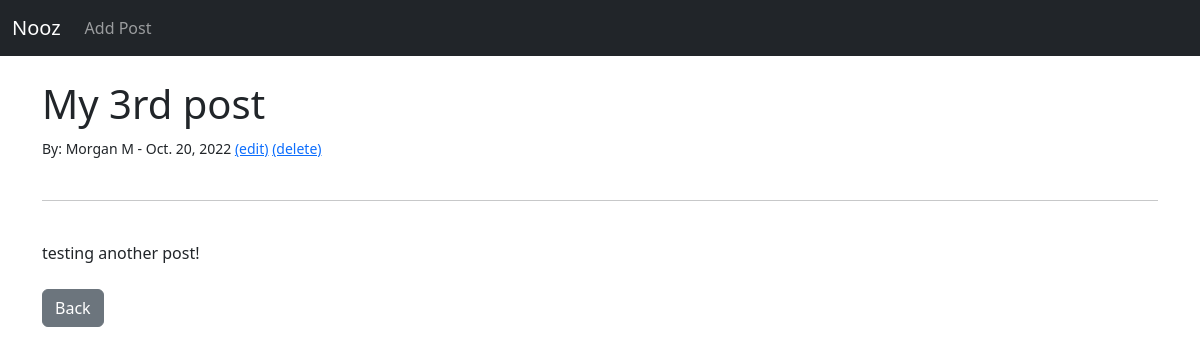
The page /post/5 on the database as committed earlier.
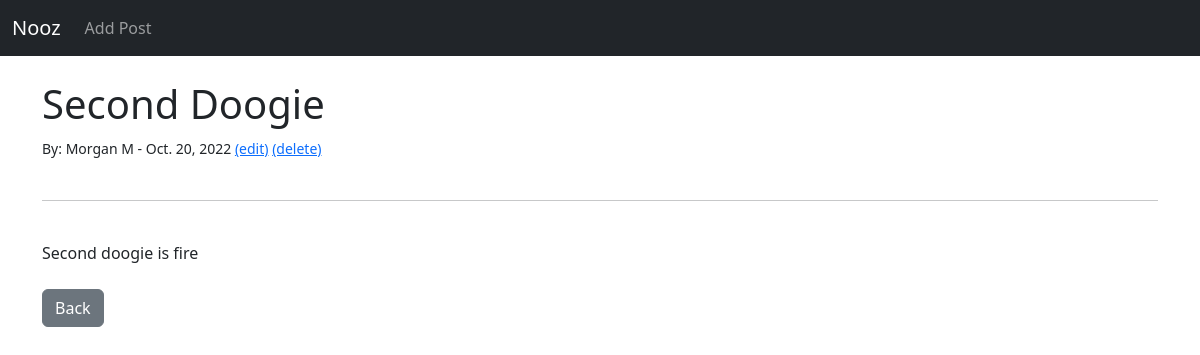
The same page on the database as committed later.
### nooz2/models.py (models this page shows, shortened)
class Post(models.Model):
    title = models.CharField(max_length=255)
    title_tag = models.CharField(max_length=255)
    author = models.ForeignKey(User, on_delete=models.CASCADE)
    body = models.TextField()
    timestamp = models.DateField(auto_now_add=True)

### nooz2/views.py (the view)
# urls.py: path('post/<int:pk>', PostDetailView.as_view(), name="post-detail"),
class PostDetailView(DetailView):
    model = Post
    template_name = 'post_details.html'

### templates/post_details.html (shortened to what this page needs)
{% extends 'base.html' %}
{% block content %}
<h1>{{ post.title }}</h1>
<small>By:
    {{ post.author.first_name }}
    {{ post.author.last_name }} -
    {{ post.timestamp }}
<a href="{% url 'edit_post' post.pk %}">(edit)</a>
<a href="{% url 'delete_post' post.pk %}">(delete)</a><br/>
</small><br/>
<hr>
<br/>
{{ post.body }}
<br/><br/>
<a href="{% url 'home' %}" class="btn btn-secondary">Back</a>
{% endblock %}

Rows that differ between the two databases and show on the page:
changed Post "Morgan": title "My 3rd post" → "Second Doogie"; body "testing another post!" → "Second doogie is fire"
